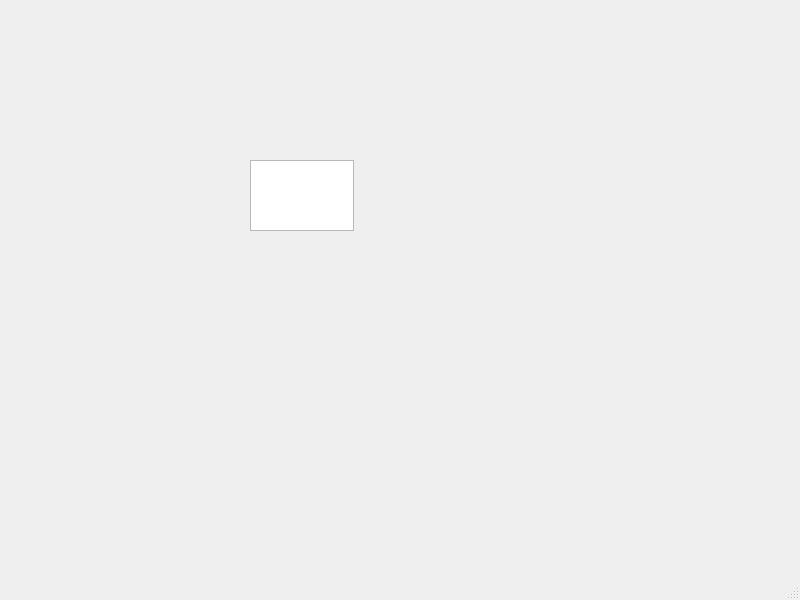
<?xml version="1.0" encoding="UTF-8"?>
<ui version="4.0">
 <class>MainWindow</class>
 <widget class="QMainWindow" name="MainWindow">
  <property name="geometry">
   <rect>
    <x>0</x>
    <y>0</y>
    <width>800</width>
    <height>600</height>
   </rect>
  </property>
  <property name="windowTitle">
   <string>MainWindow</string>
  </property>
  <widget class="QWidget" name="centralwidget">
   <widget class="QTextEdit" name="textEdit">
    <property name="geometry">
     <rect>
      <x>250</x>
      <y>160</y>
      <width>104</width>
      <height>71</height>
     </rect>
    </property>
   </widget>
  </widget>
  <widget class="QMenuBar" name="menubar">
   <property name="geometry">
    <rect>
     <x>0</x>
     <y>0</y>
     <width>800</width>
     <height>22</height>
    </rect>
   </property>
  </widget>
  <widget class="QStatusBar" name="statusbar"/>
 </widget>
 <resources/>
 <connections/>
</ui>
